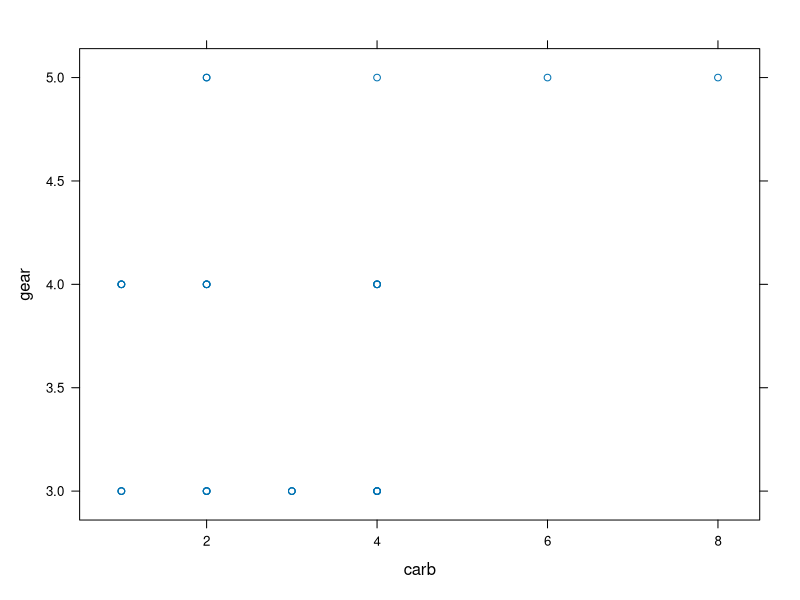
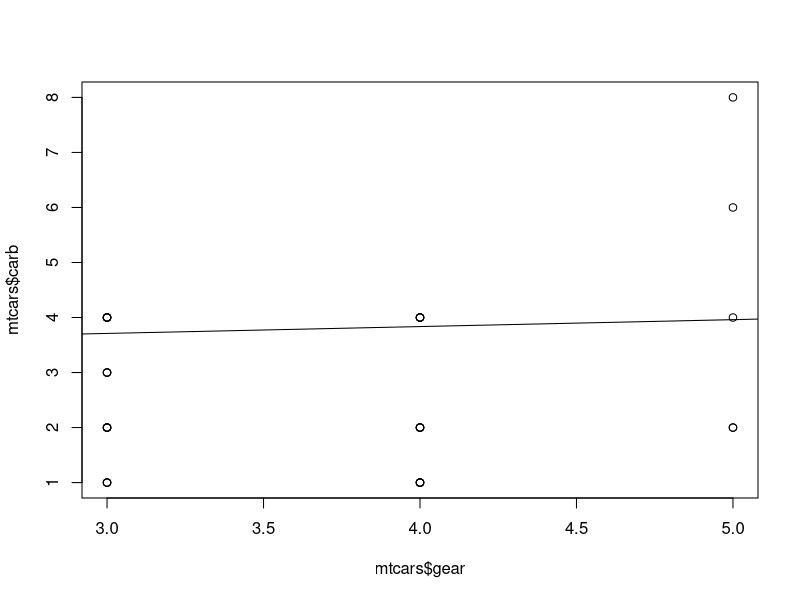
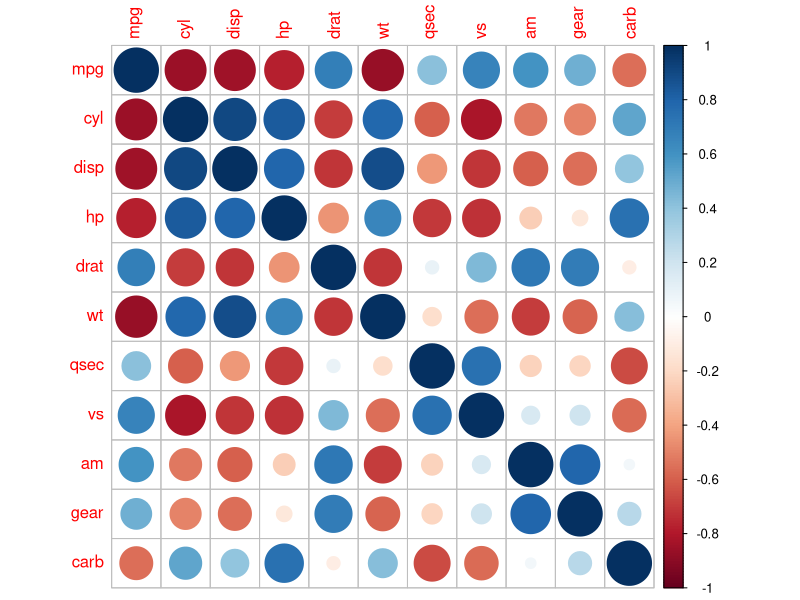
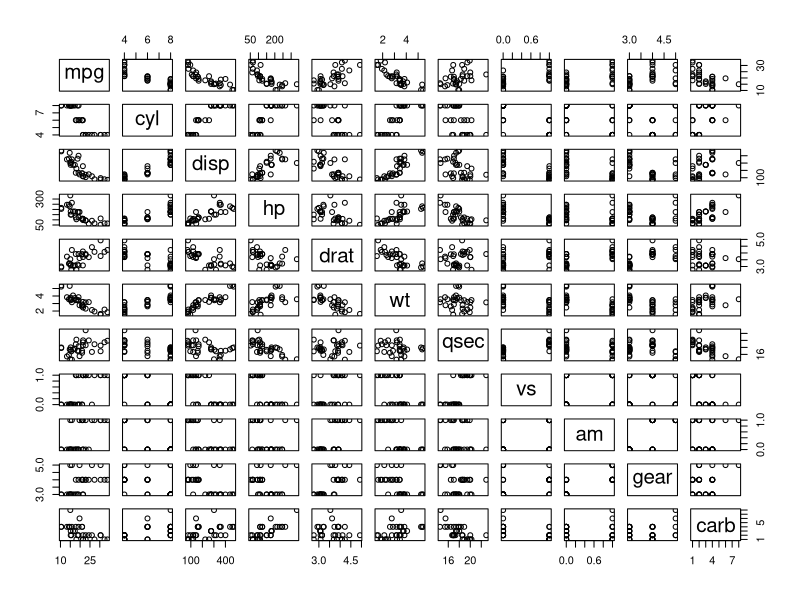
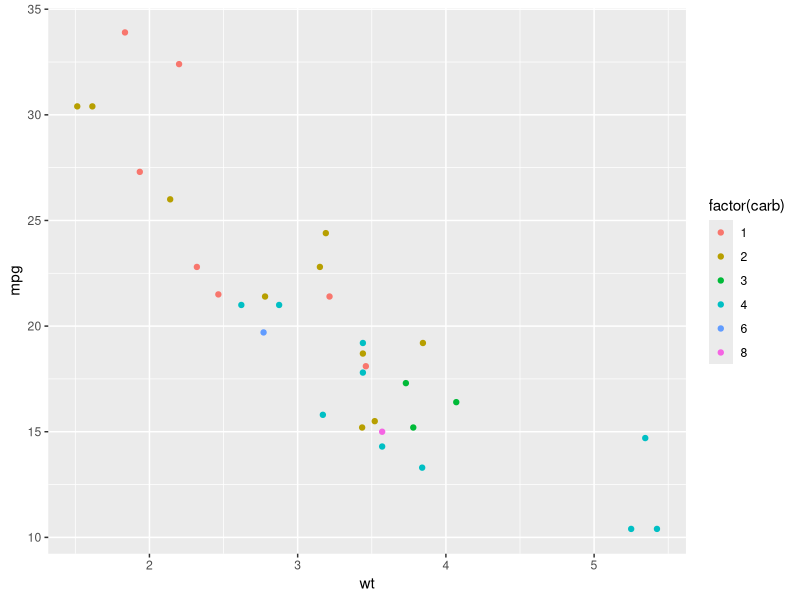

Generate these figures, in order, with R:
name <- 'hong'

age <- 100

#comments
age

#install.packages("ggplot2")
install.packages("corrplot") #상관도를 그려주는 라이브러리
install.packages('lattice')

# 파이썬의 import와 같은 역할을 한다.
library(corrplot)
library(lattice)

a=mtcars
a
 
# 변수중 gear와 carb의 상관계수를 산출
mcor2 = cor(mtcars$gear, mtcars$carb)
mcor2

# 상관정도를 파악하기 위해서 산점도를 그려줌
xyplot(gear~carb, data=mtcars)

# 산점도와 회귀선을 그려줌
lm = plot(mtcars$gear, mtcars$carb)
abline(lm((mtcars$gear~mtcars$carb)))

# mtcars 데ㅐ이터 전체 상관 분석
mcor = cor(mtcars)
mcor

# 전체 상관 분석의 소수점이 너무 길어서 소수점 2째 자리까지 정리
round(mcor,2)

# 상관계수를 도표로
corrplot(mcor)

# 여러 도표
plot(mtcars)

# wr와 mpg와의 상관 관계
# 무게와 마일의 상관계소, 그래프 그리기
library(ggplot2)
cor(mtcars$wt, mtcars$mpg)
qplot(wt, mpg, data=mtcars, color=factor(carb))

# 전체 항목 중에서 양의 상관계수가 가장 높은 것은? 배기량(disp)/실린더(cyl)
# 전체 항목 중에서 음의 상관계수가 가장 높은 것은? 무게(wt)/마일(mpg)